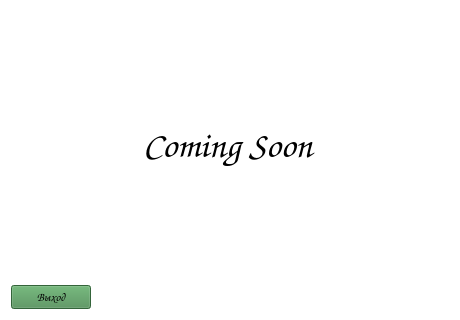
<?xml version="1.0" encoding="UTF-8"?>
<ui version="4.0">
 <class>Form</class>
 <widget class="QWidget" name="Form">
  <property name="windowModality">
   <enum>Qt::ApplicationModal</enum>
  </property>
  <property name="geometry">
   <rect>
    <x>0</x>
    <y>0</y>
    <width>460</width>
    <height>320</height>
   </rect>
  </property>
  <property name="sizePolicy">
   <sizepolicy hsizetype="Preferred" vsizetype="Preferred">
    <horstretch>46</horstretch>
    <verstretch>0</verstretch>
   </sizepolicy>
  </property>
  <property name="minimumSize">
   <size>
    <width>460</width>
    <height>320</height>
   </size>
  </property>
  <property name="maximumSize">
   <size>
    <width>460</width>
    <height>320</height>
   </size>
  </property>
  <property name="windowTitle">
   <string>Form</string>
  </property>
  <property name="styleSheet">
   <string notr="true">background-color: rgb(255, 255, 255);</string>
  </property>
  <layout class="QVBoxLayout" name="verticalLayout_2">
   <item>
    <layout class="QVBoxLayout" name="verticalLayout">
     <item alignment="Qt::AlignHCenter|Qt::AlignVCenter">
      <widget class="QLabel" name="label">
       <property name="font">
        <font>
         <family>Comic Sans MS</family>
         <pointsize>28</pointsize>
        </font>
       </property>
       <property name="styleSheet">
        <string notr="true"/>
       </property>
       <property name="text">
        <string>Coming Soon</string>
       </property>
      </widget>
     </item>
     <item alignment="Qt::AlignLeft">
      <widget class="QPushButton" name="btn_exit">
       <property name="maximumSize">
        <size>
         <width>300</width>
         <height>16777215</height>
        </size>
       </property>
       <property name="font">
        <font>
         <family>Comic Sans MS</family>
        </font>
       </property>
       <property name="styleSheet">
        <string notr="true">background-color: rgb(73, 140, 81);</string>
       </property>
       <property name="text">
        <string>Выход</string>
       </property>
      </widget>
     </item>
    </layout>
   </item>
  </layout>
 </widget>
 <resources/>
 <connections/>
</ui>
